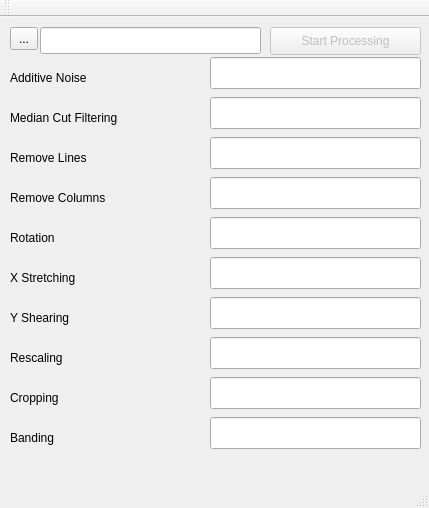
<?xml version="1.0" encoding="UTF-8"?>
<ui version="4.0">
 <class>MainWindow</class>
 <widget class="QMainWindow" name="MainWindow">
  <property name="geometry">
   <rect>
    <x>0</x>
    <y>0</y>
    <width>429</width>
    <height>508</height>
   </rect>
  </property>
  <property name="windowTitle">
   <string>QT_StirTrace</string>
  </property>
  <widget class="QWidget" name="centralWidget">
   <widget class="QPushButton" name="Button_StartProcessing">
    <property name="enabled">
     <bool>false</bool>
    </property>
    <property name="geometry">
     <rect>
      <x>270</x>
      <y>10</y>
      <width>151</width>
      <height>28</height>
     </rect>
    </property>
    <property name="text">
     <string>Start Processing</string>
    </property>
   </widget>
   <widget class="QLineEdit" name="lineEdit">
    <property name="geometry">
     <rect>
      <x>40</x>
      <y>10</y>
      <width>221</width>
      <height>27</height>
     </rect>
    </property>
   </widget>
   <widget class="QToolButton" name="FolderSelectToolButton">
    <property name="geometry">
     <rect>
      <x>10</x>
      <y>10</y>
      <width>28</width>
      <height>23</height>
     </rect>
    </property>
    <property name="toolTip">
     <string extracomment="choose folder"/>
    </property>
    <property name="text">
     <string>...</string>
    </property>
   </widget>
   <widget class="QLabel" name="label">
    <property name="geometry">
     <rect>
      <x>10</x>
      <y>50</y>
      <width>181</width>
      <height>22</height>
     </rect>
    </property>
    <property name="text">
     <string>Additive Noise</string>
    </property>
   </widget>
   <widget class="QLabel" name="label_2">
    <property name="geometry">
     <rect>
      <x>10</x>
      <y>90</y>
      <width>181</width>
      <height>22</height>
     </rect>
    </property>
    <property name="text">
     <string>Median Cut Filtering</string>
    </property>
   </widget>
   <widget class="QLineEdit" name="lineEdit_addnoise">
    <property name="geometry">
     <rect>
      <x>210</x>
      <y>40</y>
      <width>211</width>
      <height>32</height>
     </rect>
    </property>
   </widget>
   <widget class="QLineEdit" name="lineEdit_median">
    <property name="geometry">
     <rect>
      <x>210</x>
      <y>80</y>
      <width>211</width>
      <height>32</height>
     </rect>
    </property>
   </widget>
   <widget class="QLineEdit" name="lineEdit_rlines">
    <property name="geometry">
     <rect>
      <x>210</x>
      <y>120</y>
      <width>211</width>
      <height>32</height>
     </rect>
    </property>
   </widget>
   <widget class="QLineEdit" name="lineEdit_rcolumns">
    <property name="geometry">
     <rect>
      <x>210</x>
      <y>160</y>
      <width>211</width>
      <height>32</height>
     </rect>
    </property>
   </widget>
   <widget class="QLineEdit" name="lineEdit_XStretch">
    <property name="geometry">
     <rect>
      <x>210</x>
      <y>240</y>
      <width>211</width>
      <height>32</height>
     </rect>
    </property>
   </widget>
   <widget class="QLineEdit" name="lineEdit_YShear">
    <property name="geometry">
     <rect>
      <x>210</x>
      <y>280</y>
      <width>211</width>
      <height>32</height>
     </rect>
    </property>
   </widget>
   <widget class="QLineEdit" name="lineEdit_scaling">
    <property name="geometry">
     <rect>
      <x>210</x>
      <y>320</y>
      <width>211</width>
      <height>32</height>
     </rect>
    </property>
   </widget>
   <widget class="QLineEdit" name="lineEdit_cropping">
    <property name="geometry">
     <rect>
      <x>210</x>
      <y>360</y>
      <width>211</width>
      <height>32</height>
     </rect>
    </property>
   </widget>
   <widget class="QLineEdit" name="lineEdit_banding">
    <property name="geometry">
     <rect>
      <x>210</x>
      <y>400</y>
      <width>211</width>
      <height>32</height>
     </rect>
    </property>
   </widget>
   <widget class="QLabel" name="label_3">
    <property name="geometry">
     <rect>
      <x>10</x>
      <y>130</y>
      <width>181</width>
      <height>22</height>
     </rect>
    </property>
    <property name="text">
     <string>Remove Lines</string>
    </property>
   </widget>
   <widget class="QLabel" name="label_4">
    <property name="geometry">
     <rect>
      <x>10</x>
      <y>170</y>
      <width>181</width>
      <height>22</height>
     </rect>
    </property>
    <property name="text">
     <string>Remove Columns</string>
    </property>
   </widget>
   <widget class="QLabel" name="label_5">
    <property name="geometry">
     <rect>
      <x>10</x>
      <y>210</y>
      <width>181</width>
      <height>22</height>
     </rect>
    </property>
    <property name="text">
     <string>Rotation</string>
    </property>
   </widget>
   <widget class="QLabel" name="label_6">
    <property name="geometry">
     <rect>
      <x>10</x>
      <y>250</y>
      <width>181</width>
      <height>22</height>
     </rect>
    </property>
    <property name="text">
     <string>X Stretching</string>
    </property>
   </widget>
   <widget class="QLabel" name="label_7">
    <property name="geometry">
     <rect>
      <x>10</x>
      <y>290</y>
      <width>181</width>
      <height>22</height>
     </rect>
    </property>
    <property name="text">
     <string>Y Shearing</string>
    </property>
   </widget>
   <widget class="QLabel" name="label_8">
    <property name="geometry">
     <rect>
      <x>10</x>
      <y>330</y>
      <width>181</width>
      <height>22</height>
     </rect>
    </property>
    <property name="text">
     <string>Rescaling</string>
    </property>
   </widget>
   <widget class="QLabel" name="label_9">
    <property name="geometry">
     <rect>
      <x>10</x>
      <y>370</y>
      <width>181</width>
      <height>22</height>
     </rect>
    </property>
    <property name="text">
     <string>Cropping</string>
    </property>
   </widget>
   <widget class="QLineEdit" name="lineEdit_rotate">
    <property name="geometry">
     <rect>
      <x>210</x>
      <y>200</y>
      <width>211</width>
      <height>32</height>
     </rect>
    </property>
   </widget>
   <widget class="QLabel" name="label_10">
    <property name="geometry">
     <rect>
      <x>10</x>
      <y>410</y>
      <width>181</width>
      <height>22</height>
     </rect>
    </property>
    <property name="text">
     <string>Banding</string>
    </property>
   </widget>
  </widget>
  <widget class="QMenuBar" name="menuBar">
   <property name="geometry">
    <rect>
     <x>0</x>
     <y>0</y>
     <width>429</width>
     <height>30</height>
    </rect>
   </property>
  </widget>
  <widget class="QToolBar" name="mainToolBar">
   <attribute name="toolBarArea">
    <enum>TopToolBarArea</enum>
   </attribute>
   <attribute name="toolBarBreak">
    <bool>false</bool>
   </attribute>
  </widget>
  <widget class="QStatusBar" name="statusBar"/>
 </widget>
 <layoutdefault spacing="6" margin="11"/>
 <resources/>
 <connections>
  <connection>
   <sender>Button_StartProcessing</sender>
   <signal>clicked()</signal>
   <receiver>MainWindow</receiver>
   <slot>slotStartProcessing()</slot>
   <hints>
    <hint type="sourcelabel">
     <x>323</x>
     <y>73</y>
    </hint>
    <hint type="destinationlabel">
     <x>328</x>
     <y>199</y>
    </hint>
   </hints>
  </connection>
  <connection>
   <sender>FolderSelectToolButton</sender>
   <signal>clicked()</signal>
   <receiver>MainWindow</receiver>
   <slot>showFolderBrowser()</slot>
   <hints>
    <hint type="sourcelabel">
     <x>23</x>
     <y>59</y>
    </hint>
    <hint type="destinationlabel">
     <x>25</x>
     <y>157</y>
    </hint>
   </hints>
  </connection>
 </connections>
 <slots>
  <slot>slotStartProcessing()</slot>
  <slot>showFolderBrowser()</slot>
 </slots>
</ui>
